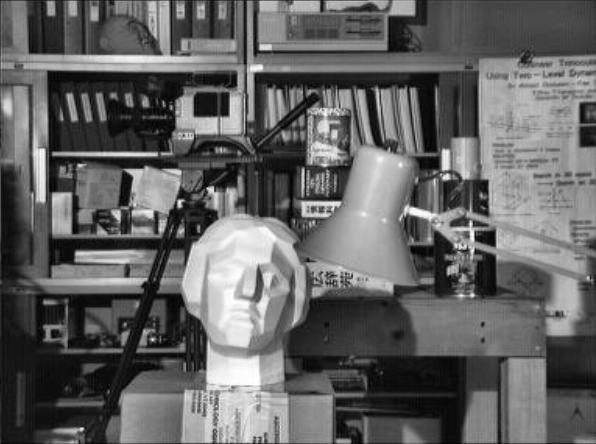
#> input picture 图像认知和OpenCV/直方图均衡化/picture.png, 596 x 444 px
$ python '3.直方图均衡化代码.py'
#> lines starting #> are read from the running program, lines starting #| are printed output that depends on the picture
import cv2
import numpy as np
#做一个函数用来统计和绘制直方图
def calcAndDrawHist(image_gray):
    #注意的是:所有参数都需要转换为列表的形式去传递
    hist = cv2.calcHist([image_gray],[0],None,[256],[0,256])

    #为了下面可以进行归一化操作,需要找到hist里面最大值
    minVal,maxVal,minLoc,maxLoc = cv2.minMaxLoc(hist)


    #创建一个256*256大小的模板图
    histImg = np.zeros((256,256,3),dtype=np.uint8)

    for h in range(256):
        #在循环里对每一列数据做一次归一化处理,防止超出模板图的范围
        intensity = int(256 * hist[h] / maxVal)
        cv2.line(histImg,(h,256),(h,256-intensity),(255,0,0))

    return histImg

#1.读取图像
image_np = cv2.imread('./picture.png')
#> image_np is the input picture: shape (444, 596, 3); min 0, max 255, mean 98.7

#2.灰度化
image_gray = cv2.cvtColor(image_np,cv2.COLOR_BGR2GRAY)

#3.绘制直方图
# calcHist:计算一个或多个数组的直方图
# image,channels,mask,histSize,ranges,hist,accumulate
hist_image = calcAndDrawHist(image_gray)
#> in calcAndDrawHist, `hist = cv2.calcHist([image_gray],[0],None,[256],[0,256])`: hist = 256 values, max 2614 at index 21, min 1 at index 0, mean 1033.7
#> in calcAndDrawHist, `minVal,maxVal,minLoc,maxLoc = cv2.minMaxLoc(hist)`: minVal = 1; maxVal = 2614; minLoc = (0, 0); maxLoc = (0, 21)
#> the loop in calcAndDrawHist, `for h in range(256):` made 256 passes
#> intensity on passes 1 to 3: 0, 1, 3
#> after the loop in calcAndDrawHist, `for h in range(256):`:
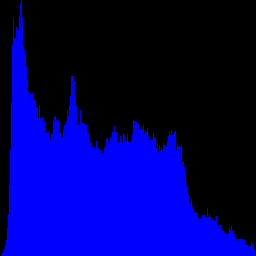
#> histImg: shape (256, 256, 3); mean of channels 0, 1, 2 100.3, 0, 0; drawn as B, G, R

#4.1直方图均衡化
# image_equalizeHist =cv2.equalizeHist(image_gray)
# image_equalizeHist_image = calcAndDrawHist(image_equalizeHist)

#4.2对比度受限制的自适应直方图均衡化的使用
clahe = cv2.createCLAHE(2,(8,8))
image_clahe = clahe.apply(image_gray)
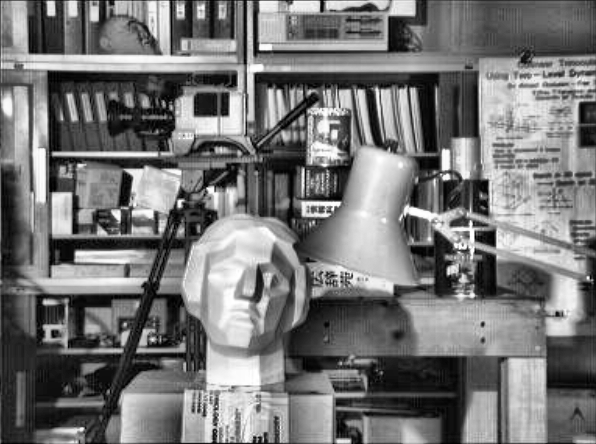
#> image_clahe: shape (444, 596); min 0, max 255, mean 117.1
image_clahe1 = calcAndDrawHist(image_clahe)
#> in calcAndDrawHist (call 2), `hist = cv2.calcHist([image_gray],[0],None,[256],[0,256])`: hist = 256 values, max 1510 at index 14, min 30 at index 0, mean 1033.7
#> in calcAndDrawHist (call 2), `minVal,maxVal,minLoc,maxLoc = cv2.minMaxLoc(hist)`: minVal = 30; maxVal = 1510; maxLoc = (0, 14)
#> the loop in calcAndDrawHist (call 2), `for h in range(256):` made 256 passes
#> intensity on passes 1 to 3: 5, 29, 49
#> after the loop in calcAndDrawHist (call 2), `for h in range(256):`:
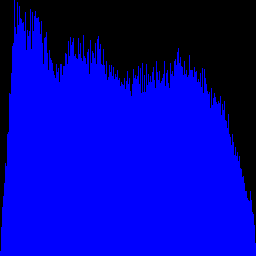
#> histImg: shape (256, 256, 3); mean of channels 0, 1, 2 174.1, 0, 0; drawn as B, G, R


cv2.imshow('image_np',image_np)
cv2.imshow('hist_image',hist_image)
cv2.imshow('image_clahe1',image_clahe1)
# cv2.imshow('image_equalizeHist',image_equalizeHist)
# cv2.imshow('image_equalizeHist_image',image_equalizeHist_image)

cv2.waitKey(0)
